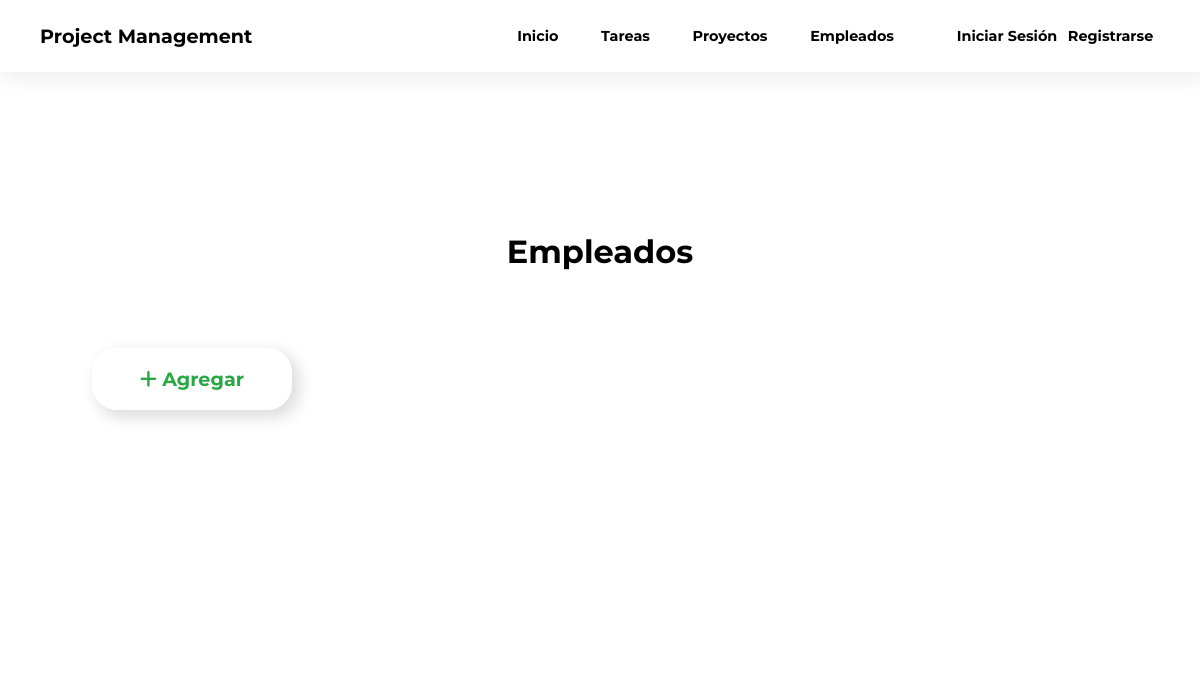
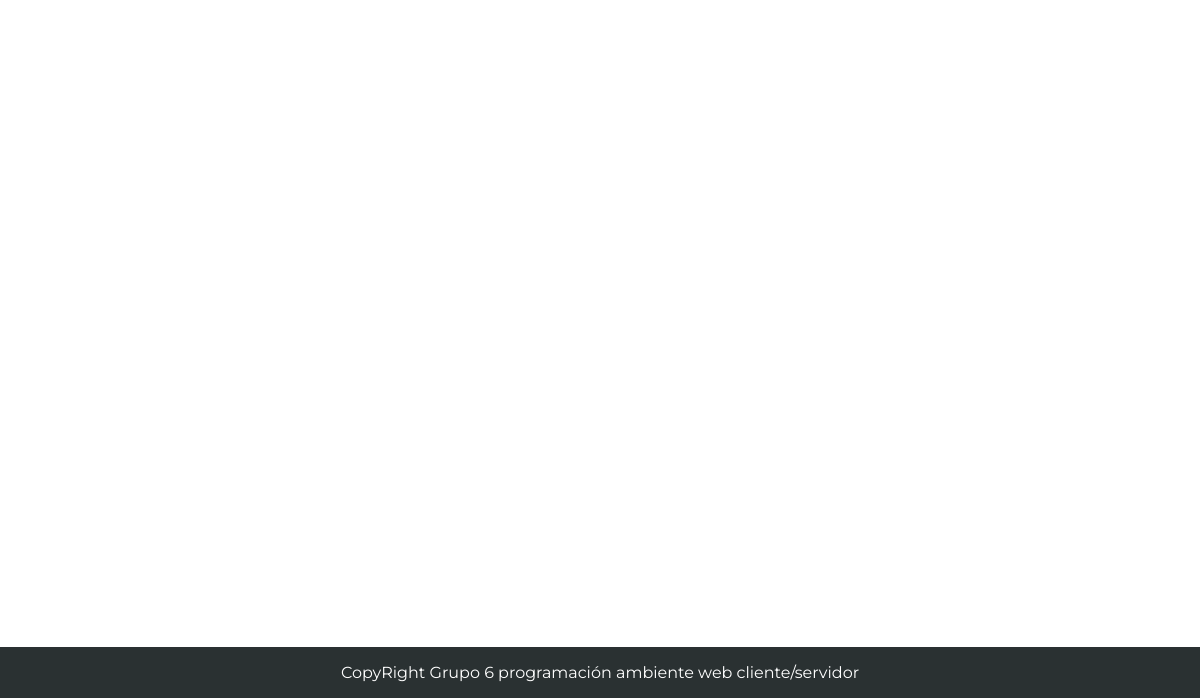
Page /Views/empleados on the earlier database version (2 pictures, top to bottom).
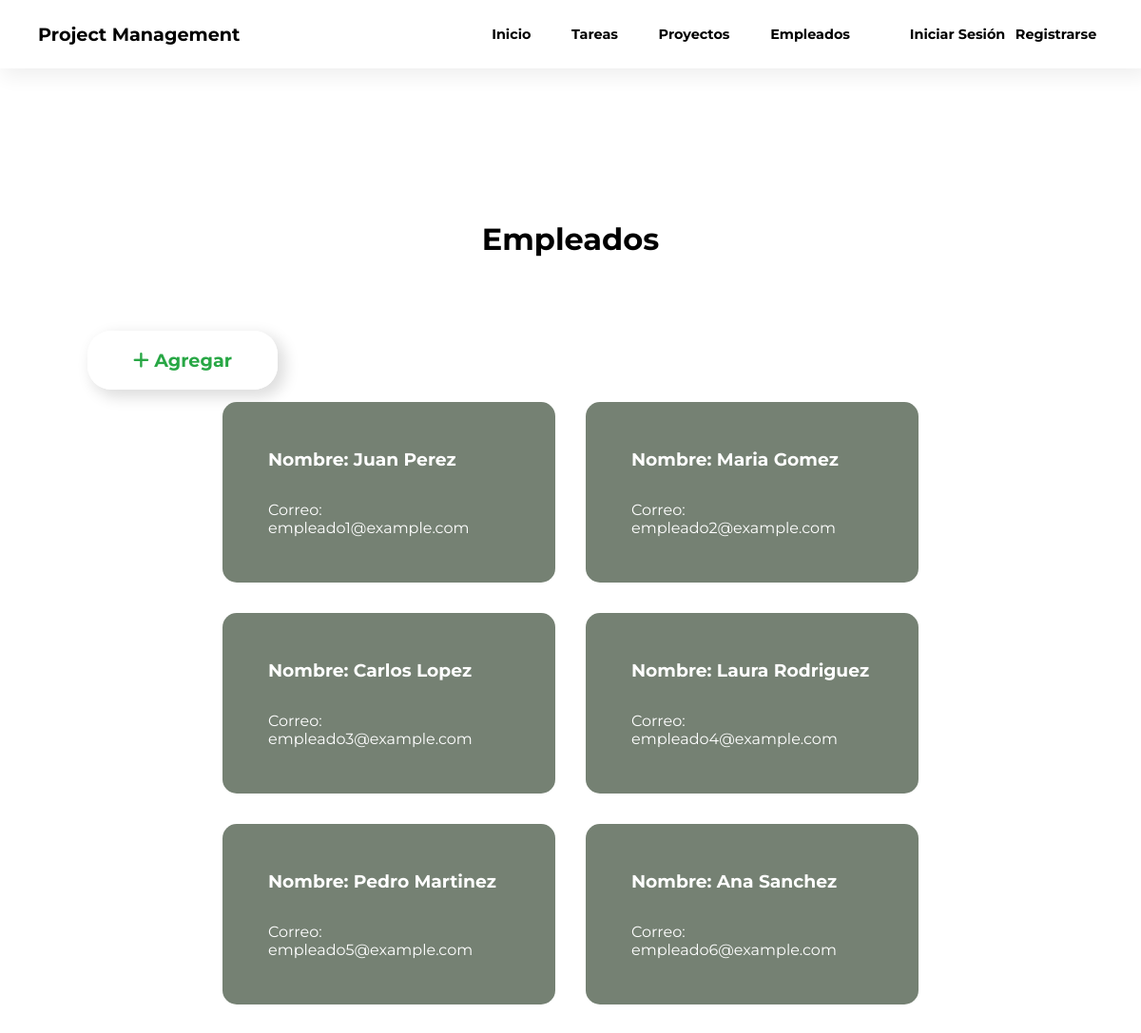
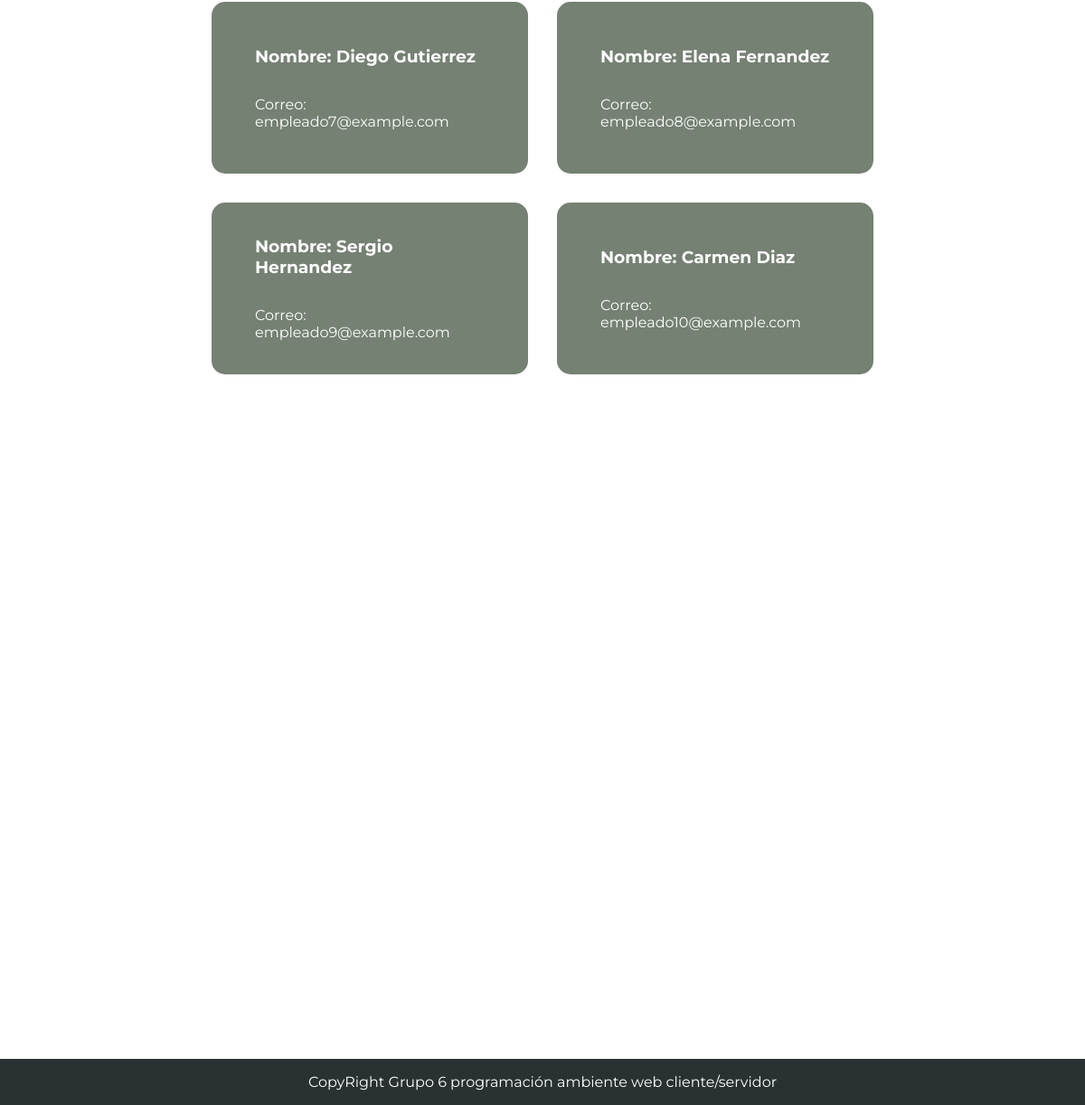
Same page on the later database version (2 pictures, top to bottom).
### tables this page shows
CREATE TABLE Empleados (
	id_empleado INT PRIMARY KEY AUTO_INCREMENT,
    correo VARCHAR(45),
    nombre VARCHAR(30),
    apellidos VARCHAR(40),
	activo BOOLEAN,
    fecha_registro DATETIME DEFAULT now()
);

### Models/empleadosModel.php (called while the page is built, shortened)
<?php
    class EmpleadoModel {
        public static function ObtenerTodos() {
            $database = OpenDataBase();
            $result = $database->query("SELECT * FROM Empleados");
            $empleados = $result->fetch_all(MYSQLI_ASSOC);
            return $empleados;
        }
    }
?>

### Controllers/empleadosController.php (the view, shortened to what this page needs)
<?php
    include_once(MODELS_PATH . "/empleadosModel.php");
    function ObtenerTodos() {
        $empleados = EmpleadoModel::ObtenerTodos();
        for ($i = 0; $i < count($empleados); $i++) {
            echo '
            <div class="empleado">
                <h3>Nombre: ' . $empleados[$i]["nombre"] . " " . $empleados[$i]["apellidos"] . '</h3>
                <p>Correo: ' . $empleados[$i]["correo"] . '</p>
                <div class="opciones">
                    <a href="' . ROOT . "/Views/empleados?eliminar=" . $empleados[$i]["id_empleado"]  . '" class="delete-empleado">
                        <i class="fa-solid fa-trash"></i>
                    </a>
                    <a href="' . ROOT . "/Views/empleados/agregarEmpleados.php?actualizar=" . $empleados[$i]["id_empleado"]  . '" class="edit-empleado">
                        <i class="fa-solid fa-pen-to-square"></i>
                    </a>
                </div>
            </div>';
        }
    }
?>

Differences in the rows shown:
added empleados: nombre "Juan", apellidos "Perez", correo "empleado1@example.com"
added empleados: nombre "Maria", apellidos "Gomez", correo "empleado2@example.com"
added empleados: nombre "Carlos", apellidos "Lopez", correo "empleado3@example.com"
added empleados: nombre "Laura", apellidos "Rodriguez", correo "empleado4@example.com"
added empleados: nombre "Pedro", apellidos "Martinez", correo "empleado5@example.com"
added empleados: nombre "Ana", apellidos "Sanchez", correo "empleado6@example.com"
added empleados: nombre "Diego", apellidos "Gutierrez", correo "empleado7@example.com"
added empleados: nombre "Elena", apellidos "Fernandez", correo "empleado8@example.com"
added empleados: nombre "Sergio", apellidos "Hernandez", correo "empleado9@example.com"
added empleados: nombre "Carmen", apellidos "Diaz", correo "empleado10@example.com"
